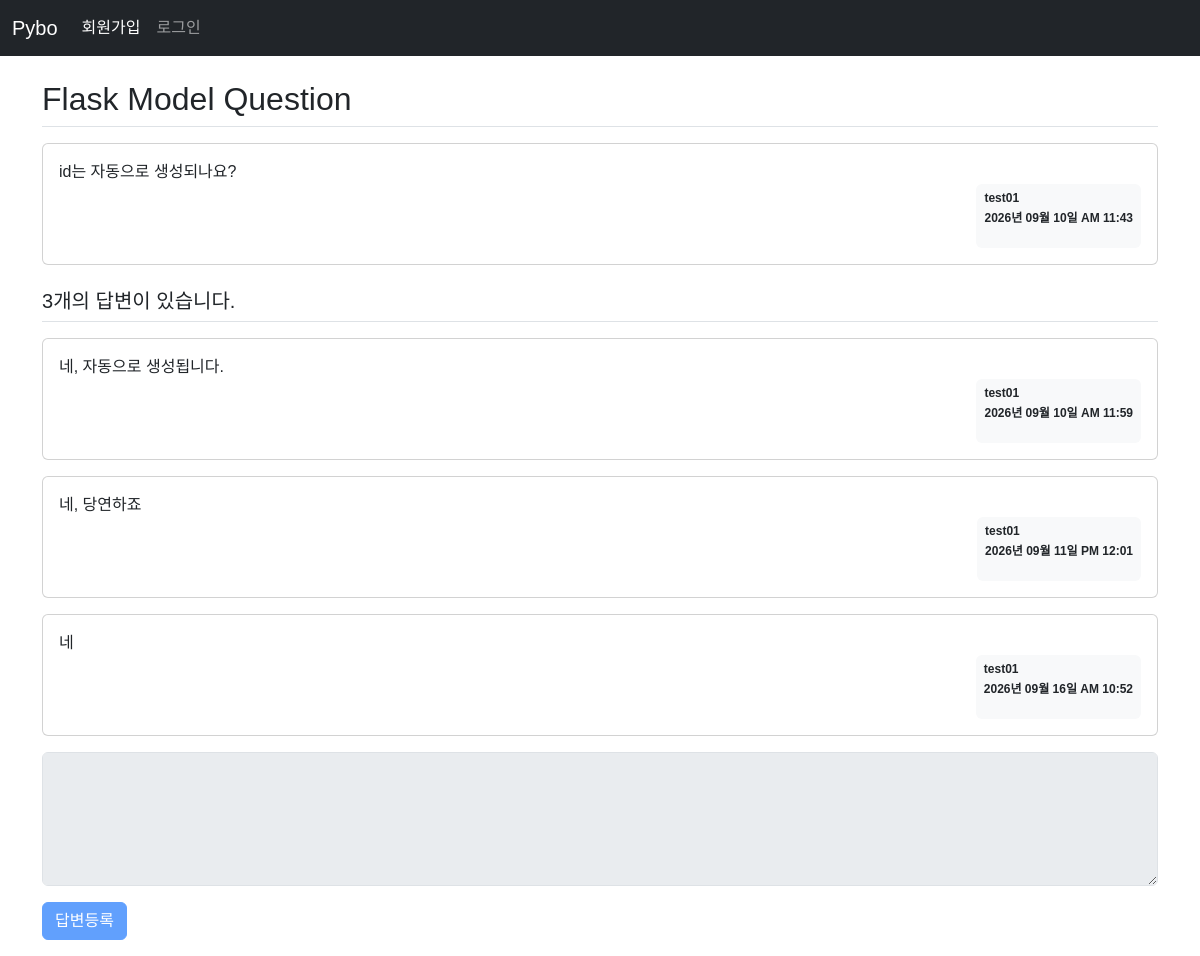
/question/detail/2, run on the app's committed database.
### pybo/models.py (models this page shows)
class Question(db.Model):
    id = db.Column(db.Integer, primary_key=True)
    subject = db.Column(db.String(200), nullable=False)
    content = db.Column(db.Text, nullable=False)
    create_date = db.Column(db.DateTime, nullable=False)
    user_id = db.Column(db.Integer, db.ForeignKey('user.id', ondelete='CASCADE'), nullable=False)
    user = db.relationship('User', backref=db.backref('quesetion_set'))

class User(db.Model):
    id = db.Column(db.Integer, primary_key=True)
    username = db.Column(db.String(150), unique=True, nullable=False)
    password = db.Column(db.String(200), nullable=False)
    email = db.Column(db.String(120), unique=True, nullable=False)

class Answer(db.Model):
    id = db.Column(db.Integer, primary_key=True)
    question_id = db.Column(db.Integer, db.ForeignKey('question.id', ondelete='CASCADE'))
    question = db.relationship(Question, backref=db.backref('answer_set'))
    content = db.Column(db.Text, nullable=False)
    create_date = db.Column(db.DateTime, nullable=False)
    user_id= db.Column(db.Integer, db.ForeignKey('user.id', ondelete='CASCADE'), nullable=False)
    user = db.relationship('User', backref=db.backref('answer_set'))

### pybo/views/question_views.py (the view)
@bp.route('/detail/<int:question_id>')
def detail(question_id):
    form = AnswerForm()  # 질문 상세 템플릿에 폼 추가
    question = Question.query.get_or_404(question_id)
    return render_template('question/question_detail.html', question=question, form=form)

### pybo/forms.py
class AnswerForm(FlaskForm):
    content = TextAreaField('내용', validators=[DataRequired('내용은 필수 입력 항목입니다.')])
    submit = SubmitField('답변등록')

### pybo/filter.py (called while the page is built)
def format_datetime(value, fmt='%Y년 %m월 %d일 %p %I:%M'):
    return value.strftime(fmt)

### pybo/views/auth_views.py (called while the page is built)
@bp.before_app_request
def load_logged_in_user():
    user_id = session.get('user_id')
    if user_id is None:
        g.user = None
    else:
        g.user = User.query.get(user_id)

### pybo/templates/question/question_detail.html (shortened to what this page needs)
{% extends 'base.html' %}
{% block content %}
<div class="container my-3">
    <h2 class="border-bottom py-2">{{ question.subject }}</h2>
    <div class="card my-3">
        <div class="card-body">
            <div class="card-text" style="white-space: pre-line;">{{ question.content }}</div>
            <div class="d-flex justify-content-end">
                <div class="badge bg-light text-dark p-2">
                    <p class="mb-2 text-start">{{ question.user.username }}</p>
                    <p>{{ question.create_date | datetime }}</p>
                </div>
            </div>
        </div>
    </div>
    <h5 class="border-bottom my-3 py-2">{{ question.answer_set | length }}개의 답변이 있습니다.</h5>
    {% for answer in question.answer_set %}
    <div class="card my-3">
        <div class="card-body">
            <div class="card-text" style="white-space: pre-line;">{{ answer.content }}</div>
            <div class="d-flex justify-content-end">
                <div class="badge bg-light text-dark p-2">
                    <p class="mb-2 text-start">{{ answer.user.username }}</p>
                    <p>{{ answer.create_date | datetime }}</p>
                </div>
            </div>
        </div>
    </div>
    {% endfor %}
    <form action="{{ url_for('answer.create', question_id=question.id) }}" method="post" class="my-3" novalidate>
        <div class="mb-3">
            {{ form.content(class='form-control', rows='5', disabled=(not g.user)) }}
        </div>
        {{ form.submit(class="btn btn-primary", disabled=(not g.user)) }}
    </form>
</div>
{% endblock %}

### pybo/static/style.css (style rules this page uses)
body { font-family: "Noto Sans KR", sans-serif; font-weight: 400; }

### data on the page
Question: subject "Flask Model Question", content "id는 자동으로 생성되나요?", create_date "2026년 09월 10일 AM 11:43"
User: user.username "test01"
Answer: content "네, 자동으로 생성됩니다.", user.username "test01", create_date "2026년 09월 10일 AM 11:59"
Answer: content "네, 당연하죠", user.username "test01", create_date "2026년 09월 11일 PM 12:01"
Answer: content "네", user.username "test01", create_date "2026년 09월 16일 AM 10:52"

### other printed values
{{ question.answer_set | length }} "3"
